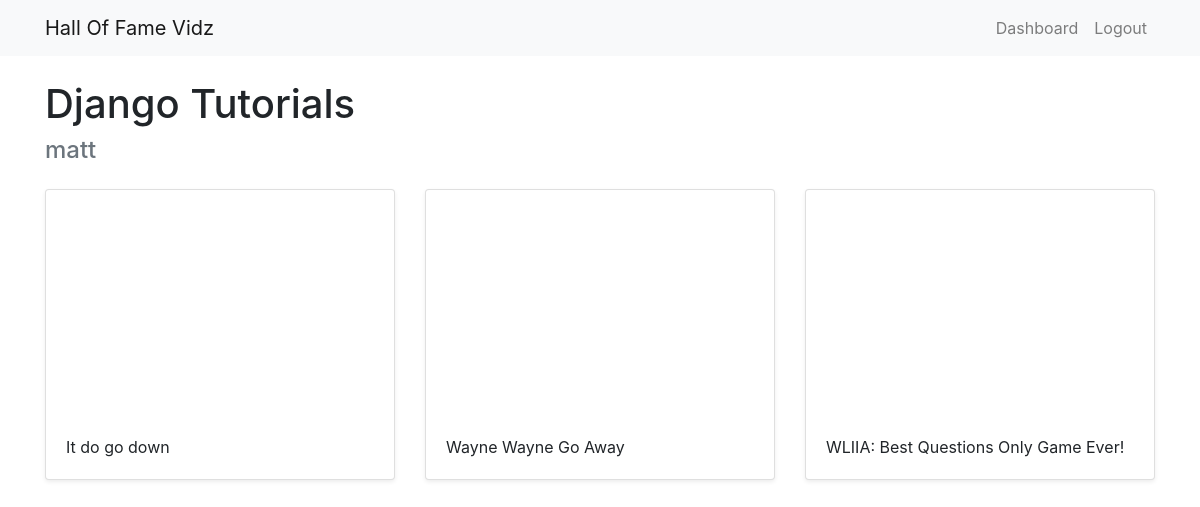
/halloffame/2 (signed in), run on the app's committed database.
### halls/models.py (models this page shows, shortened)
class Hall(models.Model):
    title = models.CharField(max_length=255)
    user = models.ForeignKey(User, on_delete=models.CASCADE)
    objects = models.Manager()

class Video(models.Model):
    title = models.CharField(max_length=255)
    url = models.URLField()
    youtube_id = models.CharField(max_length=255)
    hall = models.ForeignKey(Hall, on_delete=models.CASCADE)
    objects = models.Manager()

### halls/views.py (the view)
# urls.py: path('halloffame/<int:pk>', views.DetailHall.as_view(), name='detail_hall'),
class DetailHall(generic.DetailView):
    model = Hall
    template_name = 'halls/detail_hall.html'

### templates/halls/detail_hall.html (shortened to what this page needs)
{% extends 'base.html' %}
{% block content %}
<h1>{{ hall.title }}</h1>
<h4 class="text-muted">{{ hall.user.username }}</h4>
<div class="row">
    {% for video in hall.video_set.all %}
        <div class="col-md-4 mt-3">
            <div class="card mb-4 shadow-sm">
                <iframe width="100%" height="225" src="https://www.youtube.com/embed/{{ video.youtube_id }}" frameborder="0" allow="accelerometer; autoplay; encrypted-media; gyroscope; picture-in-picture" allowfullscreen></iframe>
                <div class="card-body text-left">
                    <p class="card-text"> {{ video.title }}</p>
                </div>
            </div>
        </div>
    {% endfor %}
</div>
{% endblock %}

### data on the page
Hall: title "Django Tutorials", user.username "matt"
Video: title "It do go down"
Video: title "Wayne Wayne Go Away"
Video: title "WLIIA: Best Questions Only Game Ever!"
